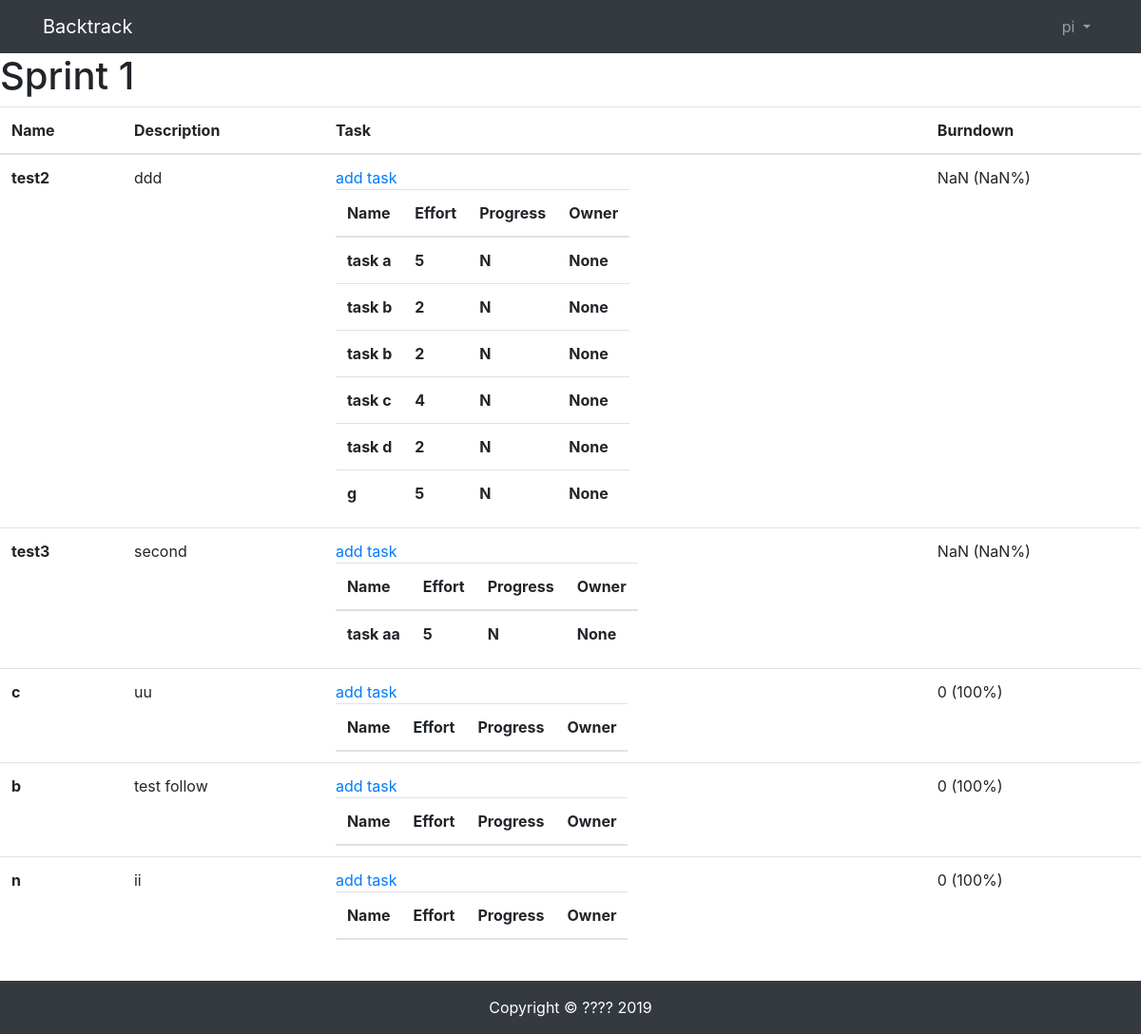
The page /sprintbacklog/sbilist/1/ (signed in) on the database as committed earlier.
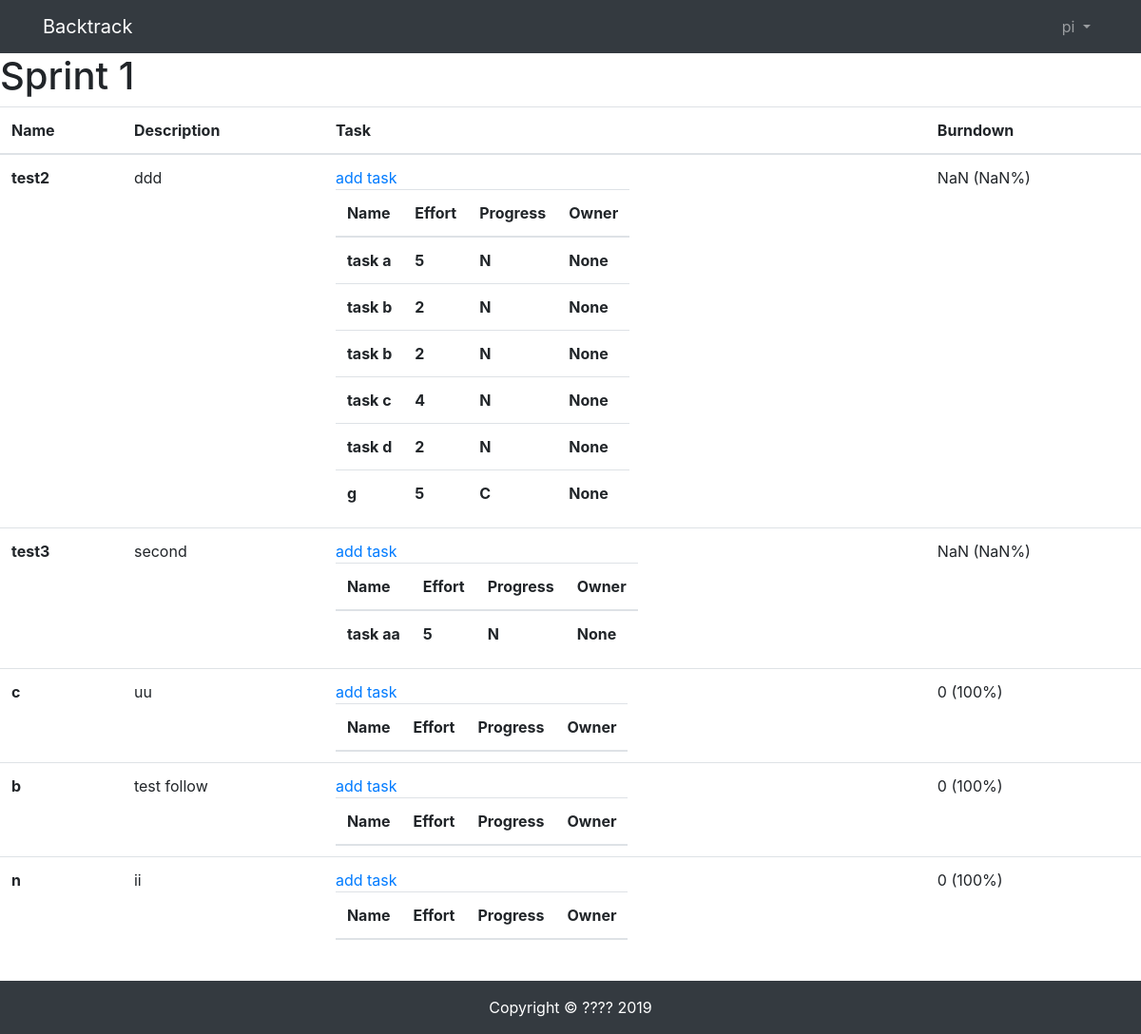
The same page on the database as committed later.
### sprintbacklog/models.py (models this page shows)
class Task (models.Model):
    name = models.CharField(max_length=20, blank=True)
    sprintbacklogitem = models.ForeignKey(SprintBacklogItem, on_delete=models.CASCADE)
    description = models.CharField(max_length=200)
    owner = models.ForeignKey(User, on_delete=models.CASCADE, null=True)
    effort = models.IntegerField()
    progress = models.CharField(
        max_length=1,
        choices=PROGRESS_STATUS,
        default=NOTSTART,
        blank=False,
    )
    def __str__(self):
        return self.name

### sprintbacklog/views.py (the view)
# urls.py: path('sbilist/<int:id>/', views.sbi_list, name="sbilist"),
@login_required(login_url='/login')
def sbi_list(request, id):
    target_sprint = Sprint.objects.get(id=id)
    sbi_list = SprintBacklogItem.objects.filter(sprint=target_sprint.id)
    sbi_id_list = []
    for sbi in sbi_list:
        sbi_id_list.append(sbi.id)
    print(sbi_id_list)
    task_list = Task.objects.filter(sprintbacklogitem__in=sbi_id_list)
    for task in task_list:
        print(task)
    context = {'sbi_list': sbi_list, 'task_list': task_list, 'sprint_number': target_sprint.number}
    return render(request, 'sprintbacklog/sbilist.html',context)

### templates/sprintbacklog/sbilist.html (shortened to what this page needs)
{% extends "base.html" %}
{% load staticfiles %}
{% block content %}
<h1>Sprint {{sprint_number}}</h1>
<table class="table">
    <thead>
      <tr>
        <th scope="col">Name</th>
        <th scope="col">Description</th>
        <th scope="col">Task</th>
        <th scope="burndown">Burndown</th>
      </tr>
    </thead>
    <tbody>
      {% for sbi in sbi_list %}
      <tr class="sbi">
        <th scope="row">{{sbi.productbacklogitem.name}}</th>
        <td>{{sbi.description}}</td>
        <td>
          <a href="{% url 'sprintbacklog:addtask' sbi.id %}">
            add task
          </a>
          <table class="class">
            <thead>
              <tr>
                <th scope="col">Name</th>
                <th scope="col">Effort</th>
                <th scope="col">Progress</th>
                <th scope="col">Owner</th>
              </tr>
            </thead>
            <tbody>
              {% for task in task_list %}
              <tr>
                {% if task.sprintbacklogitem == sbi %}
                  <th scope="row">{{task.name}}</th>
                  <th scope="row" class="effort">{{task.effort}}</th>
                  <th scope="row" class="pgs">{{task.progress}}</th>
                  <th scope="row">{{task.owner}}</th>
                {% endif %}
              </tr>
              {% endfor %}
            </tbody>
          </table>
        </td>
        <td class="burndown"></td>
      </tr>
      {% endfor %}
    </tbody>
</table>
{% endblock content %}

Rows that differ between the two databases and show on the page:
changed Task (number 6 of 7 on the later page): progress "N" → "C"
